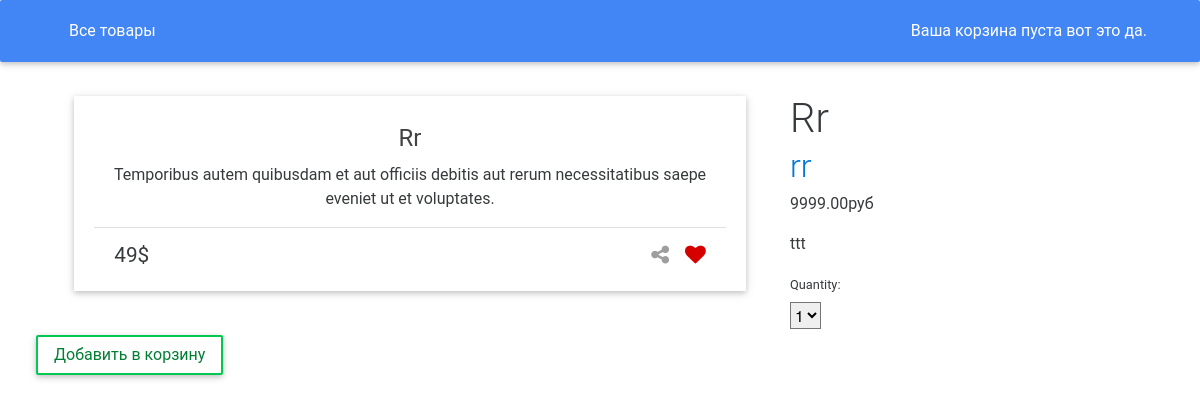
Page /1/rr/ on the committed database.
### shop/models.py (models this page shows, shortened)
class Product(models.Model):
    category = models.ForeignKey(Category,
                                 related_name='products')
    name = models.CharField(max_length=200, db_index=True)
    slug = models.SlugField(max_length=200, db_index=True)
    image = models.ImageField(upload_to='products/%Y/%m/%d',
                              blank=True)
    description = models.TextField(blank=True)
    price = models.DecimalField(max_digits=10, decimal_places=2)
    stock = models.PositiveIntegerField()
    available = models.BooleanField(default=True)
    created = models.DateTimeField(auto_now_add=True)
    updated = models.DateTimeField(auto_now=True)
    class Meta:
        ordering = ('name',)
        index_together = (('id', 'slug'),)
    def get_absolute_url(self):
        return reverse('shop:product_detail',
                       args=[self.id, self.slug])

class Category(models.Model):
    name = models.CharField(max_length=200,
                            db_index=True)
    slug = models.SlugField(max_length=200,
                            db_index=True,
                            unique=True)
    class Meta:
        ordering = ('name',)
        verbose_name = 'category'
        verbose_name_plural = 'categories'
    def __str__(self):
        return self.name
    def get_absolute_url(self):
        return reverse('shop:product_list_by_category',
                       args=[self.slug])

### shop/views.py (the view)
def product_detail(request, id, slug):
    product = get_object_or_404(Product,
                                id=id,
                                slug=slug,
                                available=True)
    cart_product_form = CartAddProductForm()
    return render(request,
                  'shop/product/detail.html',
                  {'product': product,
                   'cart_product_form': cart_product_form})

### cart/forms.py
class CartAddProductForm(forms.Form):
    quantity = forms.TypedChoiceField(
                                choices=PRODUCT_QUANTITY_CHOICES,
                                coerce=int)
    update = forms.BooleanField(required=False,
                                initial=False,
                                widget=forms.HiddenInput)

### cart/cart.py (called while the page is built)
    def __len__(self):
        return sum(item['quantity'] for item in self.cart.values())

### cart/context_processors.py (called while the page is built)
def cart(request):
    return {'cart': Cart(request)}

### shop/templates/shop/product/detail.html (shortened to what this page needs)
{% extends "shop/base.html" %}
{% load static %}
{% block content %}
    <div class="container">
<div class="row">
<div class="col-xs-8">
<div class="card card-cascade wider">
    <div class="card-block text-xs-center">
        <h4 class="card-title"><strong><a href="">{{ product.name }}</a></strong></h4>
        <p class="card-text">Temporibus autem quibusdam et aut officiis debitis aut rerum necessitatibus saepe eveniet ut et voluptates.</p>
        <div class="card-footer">
            <span class="left">49$</span>
            <span class="right">
<a data-toggle="tooltip" data-placement="top" title="Share"><i class="fa fa-share-alt"></i></a>
<a class="active" data-toggle="tooltip" data-placement="top" title="Added to Wishlist"><i class="fa fa-heart"></i></a>
</span>
        </div>
    </div>
</div>
    </div>
 <div class="col-xs-4">
 </div>
<h1>{{ product.name }}</h1>
    <h2><a href="{{ product.category.get_absolute_url }}">{{ product.category }}</a></h2>
    <p class="price">{{ product.price }}руб</p>
{{ product.description|linebreaks }}
 <form action="{% url "cart:cart_add" product.id %}" method="post">
            {{ cart_product_form }}
<select title="Выбрать кол-во" id="id_quantity" name="quantity" class="browser-default">
    <option value="1"> 1</option>
</select>
 <button type="submit" class="btn btn-success-outline waves-effect">Добавить в корзину</button>
        </form>
   </div>
</div>
{% endblock %}

### rows in the picture
Product: name "Rr", category "rr", price "9999.00", description "ttt"

### other values in the picture
{{ cart_product_form }} "Quantity:"
